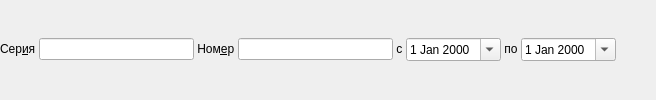
         <widget class="QWidget" name="VoluntaryPolisWidget" native="true">
          <layout class="QGridLayout" name="gridLayout_14">
           <property name="margin">
            <number>0</number>
           </property>
           <property name="spacing">
            <number>0</number>
           </property>
           <item row="0" column="0">
            <layout class="QHBoxLayout" name="horizontalLayout_4">
             <item>
              <widget class="QLabel" name="lblVoluntaryPolisSerial">
               <property name="sizePolicy">
                <sizepolicy hsizetype="Minimum" vsizetype="Fixed">
                 <horstretch>0</horstretch>
                 <verstretch>0</verstretch>
                </sizepolicy>
               </property>
               <property name="text">
                <string>Сер&amp;ия </string>
               </property>
               <property name="buddy">
                <cstring>edtVoluntaryPolisSerial</cstring>
               </property>
              </widget>
             </item>
             <item>
              <widget class="CPolicySerialEdit" name="edtVoluntaryPolisSerial">
               <property name="sizePolicy">
                <sizepolicy hsizetype="Preferred" vsizetype="Fixed">
                 <horstretch>0</horstretch>
                 <verstretch>0</verstretch>
                </sizepolicy>
               </property>
               <property name="minimumSize">
                <size>
                 <width>155</width>
                 <height>0</height>
                </size>
               </property>
              </widget>
             </item>
             <item>
              <widget class="QLabel" name="lblVoluntaryPolisNumber">
               <property name="sizePolicy">
                <sizepolicy hsizetype="Preferred" vsizetype="Fixed">
                 <horstretch>0</horstretch>
                 <verstretch>0</verstretch>
                </sizepolicy>
               </property>
               <property name="text">
                <string> Ном&amp;ер </string>
               </property>
               <property name="margin">
                <number>0</number>
               </property>
               <property name="buddy">
                <cstring>edtVoluntaryPolisNumber</cstring>
               </property>
              </widget>
             </item>
             <item>
              <widget class="QLineEdit" name="edtVoluntaryPolisNumber">
               <property name="sizePolicy">
                <sizepolicy hsizetype="Preferred" vsizetype="Fixed">
                 <horstretch>0</horstretch>
                 <verstretch>0</verstretch>
                </sizepolicy>
               </property>
               <property name="minimumSize">
                <size>
                 <width>155</width>
                 <height>0</height>
                </size>
               </property>
               <property name="text">
                <string/>
               </property>
               <property name="maxLength">
                <number>32</number>
               </property>
              </widget>
             </item>
             <item>
              <widget class="QLabel" name="lblVoluntaryPolisFrom">
               <property name="sizePolicy">
                <sizepolicy hsizetype="Maximum" vsizetype="Fixed">
                 <horstretch>0</horstretch>
                 <verstretch>0</verstretch>
                </sizepolicy>
               </property>
               <property name="text">
                <string> с </string>
               </property>
               <property name="buddy">
                <cstring>edtVoluntaryPolisBegDate</cstring>
               </property>
              </widget>
             </item>
             <item>
              <widget class="CDateEdit" name="edtVoluntaryPolisBegDate">
               <property name="sizePolicy">
                <sizepolicy hsizetype="Maximum" vsizetype="Fixed">
                 <horstretch>0</horstretch>
                 <verstretch>0</verstretch>
                </sizepolicy>
               </property>
               <property name="calendarPopup">
                <bool>true</bool>
               </property>
              </widget>
             </item>
             <item>
              <widget class="QLabel" name="lblVoluntaryPolisTo">
               <property name="sizePolicy">
                <sizepolicy hsizetype="Maximum" vsizetype="Fixed">
                 <horstretch>0</horstretch>
                 <verstretch>0</verstretch>
                </sizepolicy>
               </property>
               <property name="text">
                <string> по </string>
               </property>
               <property name="buddy">
                <cstring>edtVoluntaryPolisEndDate</cstring>
               </property>
              </widget>
             </item>
             <item>
              <widget class="CDateEdit" name="edtVoluntaryPolisEndDate">
               <property name="sizePolicy">
                <sizepolicy hsizetype="Preferred" vsizetype="Fixed">
                 <horstretch>0</horstretch>
                 <verstretch>0</verstretch>
                </sizepolicy>
               </property>
               <property name="calendarPopup">
                <bool>true</bool>
               </property>
              </widget>
             </item>
             <item>
              <spacer name="horizontalSpacer_7">
               <property name="orientation">
                <enum>Qt::Horizontal</enum>
               </property>
               <property name="sizeHint" stdset="0">
                <size>
                 <width>40</width>
                 <height>20</height>
                </size>
               </property>
              </spacer>
             </item>
            </layout>
           </item>
          </layout>
         </widget>
